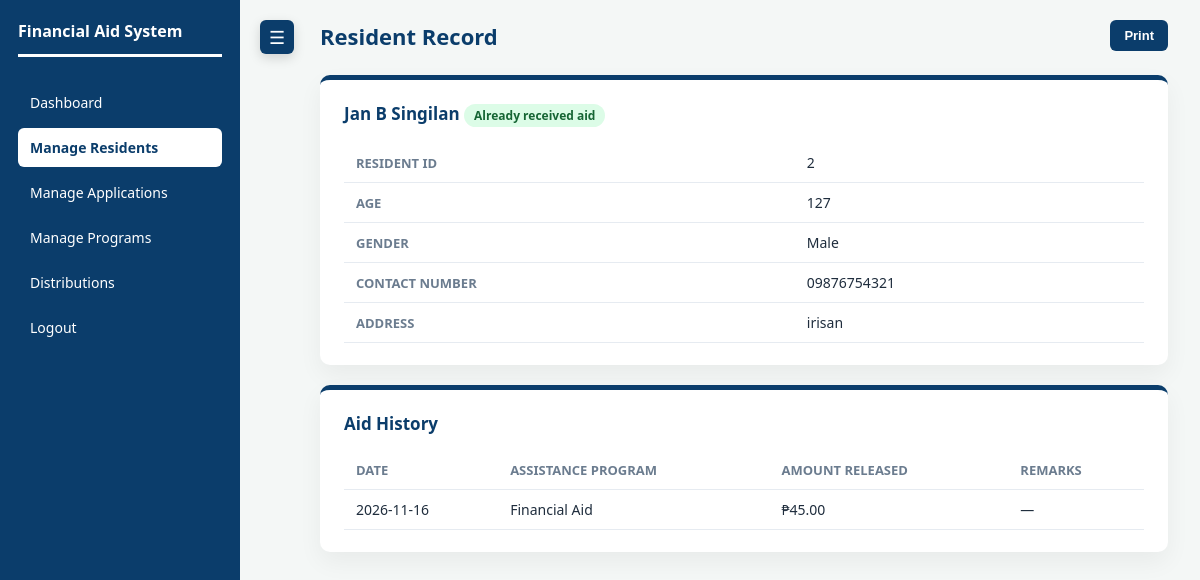
The page /worker/resident_record.php?id=2 (signed in) on the database its author committed.
### tables this page shows
CREATE TABLE `resident_information` (
  `resident_id` int(11) NOT NULL,
  `firstname` varchar(100) NOT NULL,
  `middlename` varchar(100) NOT NULL,
  `lastname` varchar(100) NOT NULL,
  `age` tinyint(3) NOT NULL,
  `gender` enum('Male','Female','Other') NOT NULL,
  `contact` varchar(11) NOT NULL,
  `address` varchar(100) NOT NULL
);

CREATE TABLE `assistance_release` (
  `release_id` int(11) NOT NULL,
  `applicant_id` int(11) NOT NULL,
  `amount` decimal(10,2) NOT NULL,
  `release_date` date NOT NULL,
  `remarks` varchar(255) DEFAULT NULL
);

CREATE TABLE `application` (
  `applicant_id` int(11) NOT NULL,
  `firstname` varchar(100) NOT NULL,
  `middlename` varchar(100) NOT NULL,
  `lastname` varchar(100) NOT NULL,
  `email` varchar(100) DEFAULT NULL,
  `aid_type` varchar(150) NOT NULL,
  `resident_id` int(11) DEFAULT NULL,
  `application_date` datetime NOT NULL DEFAULT current_timestamp(),
  `user_id` int(11) DEFAULT NULL,
  `documents` text DEFAULT NULL,
  `status` varchar(20) NOT NULL DEFAULT 'Pending'
);

### classes/beneficiary.php (called while the page is built, shortened)
<?php
class Beneficiary {
    private $pdo;
    public function __construct($pdo) {
        $this->pdo = $pdo;
    }
    public function find_resident($resident_id) {
        $prep = $this->pdo->prepare(
            "SELECT * FROM resident_information WHERE resident_id = :id LIMIT 1"
        );
        $prep->execute([':id' => $resident_id]);
        return $prep->fetch(PDO::FETCH_ASSOC);
    }
    public function aid_history($resident_id) {
        $prep = $this->pdo->prepare(
            "SELECT a.aid_type AS program, r.amount, r.release_date, r.remarks
             FROM assistance_release r
             INNER JOIN application a ON a.applicant_id = r.applicant_id
             WHERE a.resident_id = :id
             ORDER BY r.release_date DESC, r.release_id DESC"
        );
        $prep->execute([':id' => $resident_id]);
        return $prep->fetchAll(PDO::FETCH_ASSOC);
    }
    public function has_received($resident_id) {
        $prep = $this->pdo->prepare(
            "SELECT COUNT(*)
             FROM assistance_release r
             INNER JOIN application a ON a.applicant_id = r.applicant_id
             WHERE a.resident_id = :id"
        );
        $prep->execute([':id' => $resident_id]);
        return (int)$prep->fetchColumn() > 0;
    }
}

### worker/resident_record.php (the view, shortened to what this page needs)
<?php
require_once "../dbconn.php";
require_once "../classes/beneficiary.php";
$conn = new Beneficiary($pdo);
$resident_id = filter_input(INPUT_GET, 'id', FILTER_VALIDATE_INT);
$resident = null;
$history = [];
$received = false;
if ($resident_id) {
    try {
        $resident = $conn->find_resident($resident_id);
        if ($resident) {
            $history = $conn->aid_history($resident['resident_id']);
            $received = $conn->has_received($resident['resident_id']);
        }
    } catch (Throwable $e) {
        $resident = null;
        $history = [];
        $received = false;
    }
}
$resident_name = '';
if (is_array($resident)) {
    $name_parts = [];
    foreach (['firstname', 'middlename', 'lastname'] as $field) {
        $value = $resident[$field] ?? '';
        if (trim((string) $value) !== '') {
            $name_parts[] = trim((string) $value);
        }
    }
    $resident_name = implode(' ', $name_parts);
}
?>
<!DOCTYPE html>
<html lang="en">
<head>
    <link rel="stylesheet" href="../theme.css">
</head>
<body>
<div class="dashboard">
    <?php $activePage = 'residents'; require __DIR__ . '/sidebar.php'; ?>
    <main class="main-content">
        <div class="topbar">
            <h2>Resident Record</h2>
            <button type="button" class="search-btn" onclick="window.print()">Print</button>
        </div>
        <?php if (!$resident): ?>
            <section class="panel"><p class="empty-message">Record not found.</p></section>
        <?php else: ?>
            <section class="panel">
                <div class="panel-header">
                    <h3>
                        <?php echo htmlspecialchars($resident_name ?: 'Resident'); ?>
                        <span class="badge <?php echo $received ? 'badge-yes' : 'badge-no'; ?>">
                            <?php echo $received ? 'Already received aid' : 'No record yet'; ?>
                        </span>
                    </h3>
                </div>
                <div class="table-wrapper">
                    <table class="applicant-table">
                        <tbody>
                            <tr><th>Resident ID</th><td><?php echo htmlspecialchars((string)($resident['resident_id'] ?? 'N/A')); ?></td></tr>
                            <tr><th>Age</th><td><?php echo htmlspecialchars((string)($resident['age'] ?? 'N/A')); ?></td></tr>
                            <tr><th>Gender</th><td><?php echo htmlspecialchars((string)($resident['gender'] ?? 'N/A')); ?></td></tr>
                            <tr><th>Contact Number</th><td><?php echo htmlspecialchars((string)($resident['contact'] ?? 'N/A')); ?></td></tr>
                            <tr><th>Address</th><td><?php echo htmlspecialchars((string)($resident['address'] ?? 'N/A')); ?></td></tr>
                        </tbody>
                    </table>
                </div>
            </section>
            <section class="panel">
                <div class="panel-header"><h3>Aid History</h3></div>
                <?php if (empty($history)): ?>
                    <p class="empty-message">No record yet.</p>
                <?php else: ?>
                    <div class="table-wrapper">
                        <table class="applicant-table">
                            <thead>
                                <tr>
                                    <th>Date</th>
                                    <th>Assistance Program</th>
                                    <th>Amount Released</th>
                                    <th>Remarks</th>
                                </tr>
                            </thead>
                            <tbody>
                            <?php foreach ($history as $fetch): ?>
                                <tr>
                                    <td><?php echo htmlspecialchars((string)($fetch['release_date'] ?? 'N/A')); ?></td>
                                    <td><?php echo htmlspecialchars((string)($fetch['program'] ?? 'N/A')); ?></td>
                                    <td>₱<?php echo number_format((float)($fetch['amount'] ?? 0), 2); ?></td>
                                    <td><?php echo htmlspecialchars((string)($fetch['remarks'] ?? '—')); ?></td>
                                </tr>
                            <?php endforeach; ?>
                            </tbody>
                        </table>
                    </div>
                <?php endif; ?>
            </section>
        <?php endif; ?>
    </main>
</div>
</body>
</html>

### theme.css (style rules this page uses)
* { margin: 0; padding: 0; box-sizing: border-box; }
html, body { height: 100%; overflow: hidden; }
body { font-family: 'Segoe UI', Tahoma, Geneva, Verdana, sans-serif; background-color: #f4f7f6; color: #1f2d3d; font-size: 16px; }
.dashboard { display: flex; height: 100vh; overflow: hidden; position: relative; }
.main-content { flex: 1; padding: 20px 32px 24px 80px; display: flex; flex-direction: column; min-width: 0; overflow-y: auto; transition: padding-left 0.3s ease; }
.topbar { display: flex; justify-content: space-between; align-items: center; margin-bottom: 24px; flex-wrap: wrap; gap: 12px; flex-shrink: 0; }
.topbar h2 { margin: 0; color: #0b3d6b; font-size: 22px; font-weight: bold; }
.panel { background: #ffffff; border-radius: 10px; border-top: 5px solid #0b3d6b; box-shadow: 0 10px 25px rgba(0, 0, 0, 0.05); padding: 22px 24px; min-width: 0; margin-bottom: 20px; }
.panel h3 { margin: 0 0 16px; color: #0b3d6b; font-size: 17px; font-weight: bold; }
.panel-header { display: flex; justify-content: space-between; align-items: center; margin-bottom: 16px; }
.panel-header h3 { margin: 0; }
.table-wrapper { width: 100%; overflow-x: auto; }
.applicant-table { width: 100%; border-collapse: collapse; font-size: 14px; }
.applicant-table th, .applicant-table td { text-align: left; padding: 10px 12px; border-bottom: 1px solid #e6ebf1; white-space: nowrap; vertical-align: middle; }
.applicant-table th { color: #6b7c8f; font-weight: 600; font-size: 13px; text-transform: uppercase; }
.badge { display: inline-block; padding: 3px 10px; border-radius: 999px; font-size: 12px; font-weight: 600; white-space: nowrap; }
.badge-yes { background: #dcfce7; color: #166534; }
.open-record-btn, .btn-primary, .small-action-btn, .search-btn { display: inline-block; background-color: #0b3d6b; color: #ffffff; text-decoration: none; padding: 8px 14px; border-radius: 6px; font-size: 13px; font-weight: 600; border: none; cursor: pointer; white-space: nowrap; transition: background 0.2s; }

### rows shown on the page
resident_information: resident_id "2", age "127", gender "Male", contact "09876754321", address "irisan"
assistance_release: release_date "2026-11-16", applicant.aid_type "Financial Aid", amount "45.00", remarks "—"

### other values the page prints
$item[1] "Dashboard"
$item[1] "Manage Residents"
$item[1] "Manage Applications"
$item[1] "Manage Programs"
$item[1] "Distributions"
$item[1] "Logout"
$resident_name ?: 'Resident' "Jan B Singilan"
